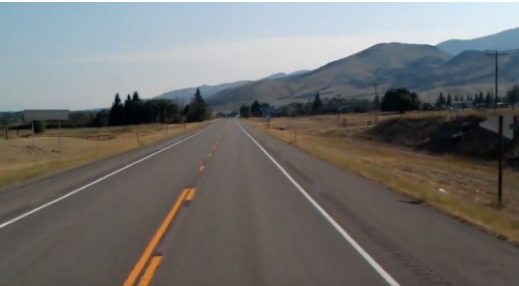
#> input picture asg1/images/lanes/lane1.png, 519 x 286 px; its folder holds only this picture in this run
$ jupyter execute --allow-errors lane_detection.ipynb
#> lines starting #> are read from the running program, lines starting #| are printed output that depends on the picture; after the words box and inside, x2 and y2 are one past the last pixel; in counts of white or black regions, pixels touching at a corner belong together
### asg1/utils.py
import matplotlib.pyplot as plt
import cv2 as cv


def show_image(image, title=None):
    plt.imshow(image, cmap="gray" if len(image.shape) == 2 else None)
    plt.axis("off")
    if title:
        plt.title(title)
    plt.show()


# [9 lines left out: function show_diff, not called in this run]


def read_image(path):
    img = cv.imread(path)
    return img


def BGR2RGB(image):
    return cv.cvtColor(image, cv.COLOR_BGR2RGB)

### asg1/lane_detection.ipynb
[cell 1]
import cv2 as cv
from utils import *
import os
import numpy as np

[cell 2]
def get_images(path):
    imgs = []
    files = os.listdir(path)
    for file in files:
        imgs.append(read_image(path + file))
#> in read_image, img is the input picture: shape (286, 519, 3); mean B, G, R 110.1, 111.7, 112.6
    return imgs

[cell 3]

path = 'images/lanes/'
images = get_images(path)
#> images = 1 item

[cell 4]
print('Number of images:', len(images))
#| Number of images: 1
img = images[0]
img = BGR2RGB(img)
show_image(img, 'Original Image')

[cell 5]
def median_smoothing(img, kernel_size):
    return cv.medianBlur(img, kernel_size)

[cell 6]
img = median_smoothing(img, 5)
#> in median_smoothing, `return cv.medianBlur(img, kernel_size)`:
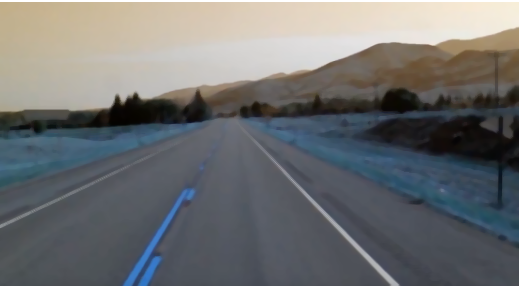
#> returned value: shape (286, 519, 3); mean of channels 0, 1, 2 112.5, 111.6, 110; drawn as B, G, R
show_image(img, 'Median Smoothing')

[cell 7]
def canny_edge_detection(img, low_threshold, high_threshold):
    return cv.Canny(img, low_threshold, high_threshold)

[cell 8]
edges = canny_edge_detection(img, 150, 200)
#> in canny_edge_detection, `return cv.Canny(img, low_threshold, high_threshold)`:
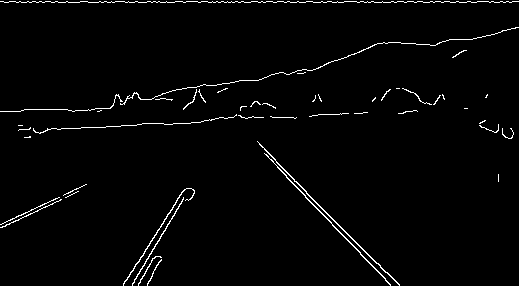
#> returned value: shape (286, 519); 2% white in thin lines or dots
show_image(edges, 'Canny Edge Detection')

[cell 9]
def region_of_interest(img, vertices):
    mask = np.zeros_like(img)

    if len(img.shape) > 2:
        channel_count = img.shape[2]
        ignore_mask_color = (255,) * channel_count
    else:
        ignore_mask_color = 255
    cv.fillPoly(mask, vertices, ignore_mask_color)
    masked_image = cv.bitwise_and(img, mask)
    return masked_image

[cell 10]
height, width = edges.shape
#> height = 286; width = 519
print('Height:', height, 'Width:', width)
#| Height: 286 Width: 519
vertices = np.array([[
        (0, height),
        (int(0.0 * width), int(0.5* height)),
        (int(0.6 * width), int(0.42 * height)),
        (int(0.8 * width), height)
    ]], dtype=np.int32)
mask = np.zeros_like(edges)
cv.fillPoly(mask, vertices, 255)
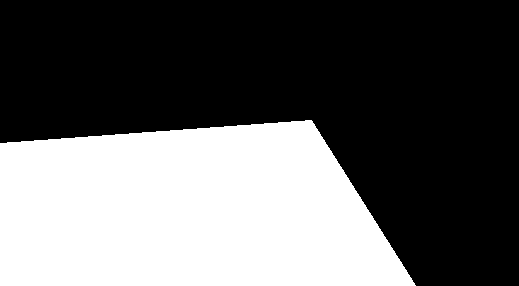
#> mask: shape (286, 519); 38.3% white; 1 white region, box (x1, y1, x2, y2) and area: (0, 120, 416, 286) 56836
show_image(mask, 'Mask')

[cell 11]
roi_edges = region_of_interest(edges, vertices)
#> in region_of_interest, `masked_image = cv.bitwise_and(img, mask)`:
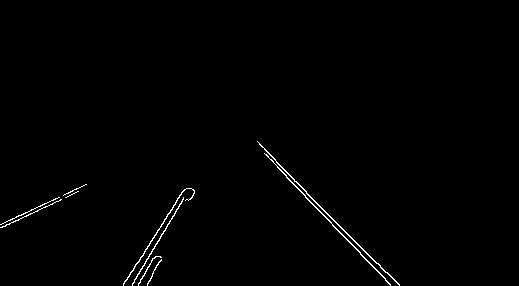
#> masked_image: shape (286, 519); 0.77% white in thin lines or dots, all inside (x1, y1, x2, y2) = (0, 141, 400, 286)
show_image(roi_edges, 'Region of Interest')

[cell 12]
def hough_transform(edge_img, p_bin=1, theta_bin=1):

    height, width = edge_img.shape
    thetas = np.deg2rad(np.arange(0, 180, theta_bin))
    diag_len = int(np.ceil(np.hypot(height, width)))
    ps = np.arange(-diag_len, diag_len, p_bin)
    accumulator = np.zeros((len(ps), len(thetas)), dtype=np.uint64)
    y_idxs, x_idxs = np.nonzero(edge_img)
    for i in range(len(x_idxs)):
        x = x_idxs[i]
        y = y_idxs[i]
        for t_idx, theta in enumerate(thetas):
            p = int(round(x * np.cos(theta) + y * np.sin(theta))) + diag_len
            accumulator[p, t_idx] += 1
    return accumulator, thetas, ps


accumulator, thetas, ps = hough_transform(roi_edges, p_bin=1, theta_bin=1)
#> in hough_transform, `y_idxs, x_idxs = np.nonzero(edge_img)`: y_idxs = 1143 values from 141 to 285; x_idxs = 1143 values, max 399 at index 1136, min 0 at index 593, mean 217.3
#> the loop in hough_transform, `for i in range(len(x_idxs)):` made 1143 passes
#> (x, y) on passes 1 to 3: (257, 141), (258, 142), (259, 143)
#> after the loop in hough_transform, `for i in range(len(x_idxs)):`:
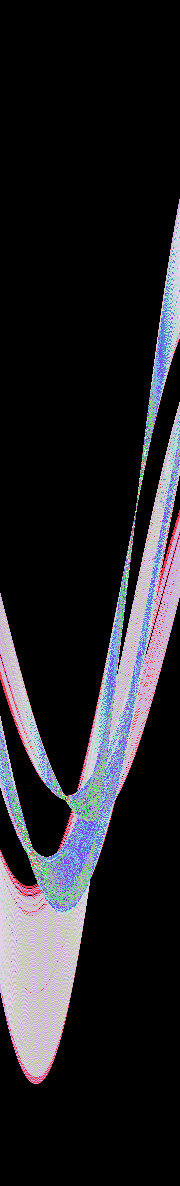
#> accumulator: shape (1186, 180) uint64; 78 distinct labels, from 0 to 186; one colour per label, 0 black
#> thetas = 180 values from 0 to 3.12; ps = 1186 values from -593 to 592
plt.figure(figsize=(10, 10))
plt.title("Hough Accumulator")
plt.xlabel("Theta (degrees)")
plt.ylabel("Rho (pixels)")
plt.imshow(accumulator, cmap="hot", aspect='auto',
            extent=[0, 180, ps[-1], ps[0]])
plt.show()

[cell 13]
def non_maximum_suppression(acc, neighborhood_size=3, threshold=10):
    suppressed = np.copy(acc)
    half_size = neighborhood_size // 2
    for i in range(half_size, acc.shape[0] - half_size):
        for j in range(half_size, acc.shape[1] - half_size):
            window = acc[i - half_size : i + half_size + 1,
                         j - half_size : j + half_size + 1]
            if acc[i, j] != np.max(window) or acc[i, j] < threshold:
                suppressed[i, j] = 0
    return suppressed

acc_nms = non_maximum_suppression(accumulator, neighborhood_size=10, threshold=50)
#> after the loop in non_maximum_suppression, `for i in range(half_size, acc.shape[0] - half_size):`:
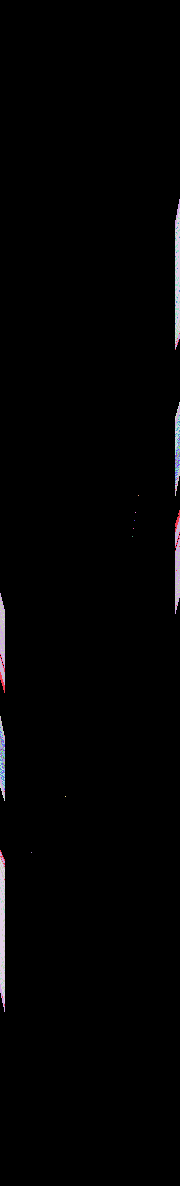
#> suppressed: shape (1186, 180) uint64; 22 distinct labels, from 0 to 186; one colour per label, 0 black

plt.figure(figsize=(10, 10))
plt.title("Hough Accumulator (After NMS)")
plt.xlabel("Theta (degrees)")
plt.ylabel("Rho (pixels)")
plt.imshow(acc_nms, cmap="hot", aspect='auto',
            extent=[0, 180, ps[-1], ps[0]])
plt.show()

[cell 14]
def hough_peaks(hough_acc, num_peaks, threshold=50, nhood_size=3):
    peaks = []
    acc = hough_acc.copy()
    for i in range(num_peaks):
        r, t = np.unravel_index(acc.argmax(), acc.shape)
        if acc[r, t] < threshold:
            break
        peaks.append((r, t))
        r1 = max(0, r - nhood_size)
        r2 = min(acc.shape[0], r + nhood_size + 1)
        t1 = max(0, t - nhood_size)
        t2 = min(acc.shape[1], t + nhood_size + 1)
        acc[r1:r2, t1:t2] = 0
    return peaks
peaks = hough_peaks(acc_nms, num_peaks=10, threshold=20, nhood_size=50)
#> the loop in hough_peaks, `for i in range(num_peaks):` made 4 passes
#> (r, t, r1, r2, t1, t2) on passes 1 to 3: (512, 135, 462, 563, 85, 180), (852, 31, 802, 903, 0, 82), (796, 65, 746, 847, 15, 116)
#> (r, t) on pass 4: (749, 1)
#> after the loop in hough_peaks, `for i in range(num_peaks):`:
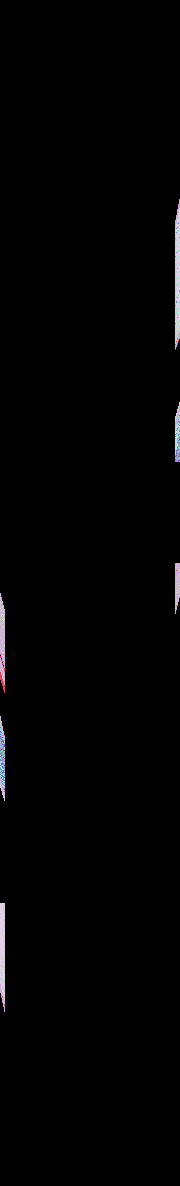
#> acc: shape (1186, 180) uint64; 15 distinct labels, from 0 to 14; one colour per label, 0 black
#> after the loop in hough_peaks, `for i in range(num_peaks):`: peaks = [(512, 135), (852, 31), (796, 65)]
#> peaks = [(512, 135), (852, 31), (796, 65)]

[cell 15]
def draw_hough_lines(img, lines, diag_len):
    img_out = np.zeros_like(img)
    for p_idx, theta in lines:
        p = p_idx - diag_len
        a = np.cos(theta)
        b = np.sin(theta)
        x0 = a * p
        y0 = b * p
        x1 = int(x0 - 1700 * (b))
        x2 = int(x0 + 1700 * (b))
        y1 = int(y0 + 1700 * (a))
        y2 = int(y0 - 1700 * (a))
        cv.line(img_out, (x1, y1), (x2, y2), (0, 255, 0), 2)
    return img_out
lines = [(p, np.deg2rad(t)) for p, t in peaks]
#> lines = [(512, 2.36), (852, 0.541), (796, 1.13)]
diag_len = int(np.ceil(np.hypot(img.shape[0], img.shape[1])))
#> diag_len = 593
hough_lines = draw_hough_lines(img, lines, diag_len)
#> the loop in draw_hough_lines, `for p_idx, theta in lines:` made 3 passes
#> (p_idx, theta, p, a, b, x0, y0, x1) on passes 1 to 3: (512, 2.36, -81, -0.707, 0.707, 57.28, -57.28, -1144), (852, 0.541, 259, 0.857, 0.515, 222, 133.4, -653), (796, 1.13, 203, 0.423, 0.906, 85.79, 184, -1454)
#> after the loop in draw_hough_lines, `for p_idx, theta in lines:`:
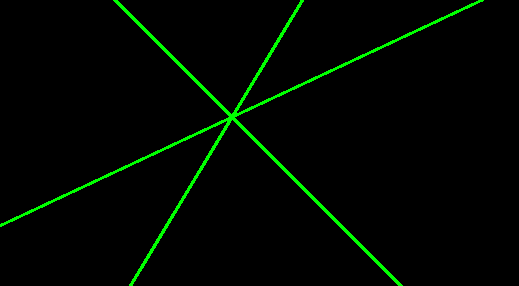
#> img_out: shape (286, 519, 3); mean of channels 0, 1, 2 0, 7, 0; drawn as B, G, R
show_image(hough_lines, 'Hough Lines')

[cell 16]
output_img = cv.bitwise_and(hough_lines, cv.cvtColor(mask, cv.COLOR_GRAY2BGR))
show_image(output_img, 'Output Image')

[cell 17]
image_with_lines = cv.addWeighted(img, 0.8, output_img, 1, 0)
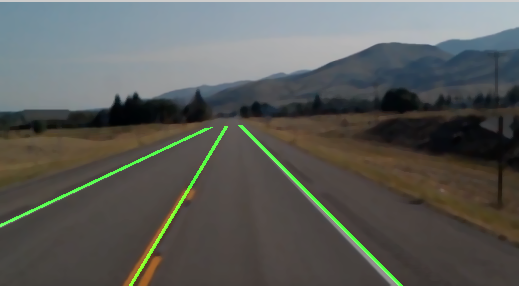
#> image_with_lines: shape (286, 519, 3); mean R, G, B 90, 91.7, 88
show_image(image_with_lines, 'Image with Lines')

$ run again, on asg1/images/lanes/lane2.jpg
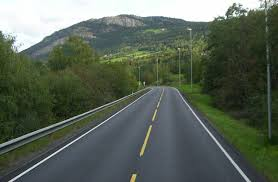
#> input picture asg1/images/lanes/lane2.jpg, 278 x 182 px
#> in read_image, img is the input picture: shape (182, 278, 3); mean B, G, R 87.2, 99.7, 89.4
#> images = 1 item
#| Number of images: 1
#| Height: 182 Width: 278
#> mask: shape (182, 278); 38.4% white; 1 white region, box (x1, y1, x2, y2) and area: (0, 76, 223, 182) 19417
#> masked_image: shape (182, 278); 1.1% white in thin lines or dots, all inside (x1, y1, x2, y2) = (0, 85, 173, 182)
#> y_idxs = 535 values from 85 to 181; x_idxs = 535 values, max 172 at index 24, min 0 at index 325, mean 73.07
#> the loop in hough_transform, `for i in range(len(x_idxs)):` made 535 passes
#> (x, y) on passes 1 to 3: (148, 85), (149, 85), (150, 85)
#> `accumulator, thetas, ps = hough_transform(roi_edges, p_bin=1, theta_bi..`: thetas = 180 values from 0 to 3.12; ps = 666 values from -333 to 332
#> after the loop in non_maximum_suppression, `for i in range(half_size, acc.shape[0] - half_size):`:
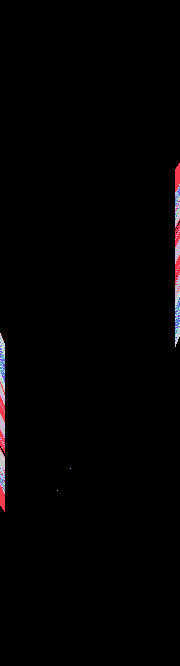
#> suppressed: shape (666, 180) uint64; 15 distinct labels, from 0 to 75; one colour per label, 0 black
#> the loop in hough_peaks, `for i in range(num_peaks):` made 2 passes
#> (r, t, r1, r2, t1, t2) on pass 1: (490, 57, 440, 541, 7, 108)
#> after the loop in hough_peaks, `for i in range(num_peaks):`: peaks = [(490, 57)]
#> lines = [(490, 0.995)]
#> the loop in draw_hough_lines, `for p_idx, theta in lines:` made 1 pass
#> (p_idx, theta, p, a, b, x0, y0, x1) on pass 1: (490, 0.995, 157, 0.545, 0.839, 85.51, 131.7, -1340)
#> `image_with_lines = cv.addWeighted(img, 0.8, output_img, 1, 0)`:
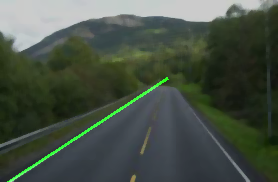
#> image_with_lines: shape (182, 278, 3); mean R, G, B 70.6, 80.8, 68.9

$ run again, on asg1/images/lanes/lane3.jpg
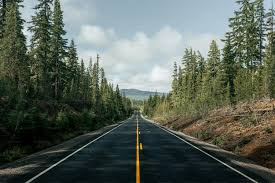
#> input picture asg1/images/lanes/lane3.jpg, 275 x 183 px
#> in read_image, img is the input picture: shape (183, 275, 3); mean B, G, R 89.7, 99.3, 89.9
#> images = 1 item
#| Number of images: 1
#| Height: 183 Width: 275
#> mask: shape (183, 275); 38.7% white; 1 white region, box (x1, y1, x2, y2) and area: (0, 76, 221, 183) 19459
#> masked_image: shape (183, 275); 1.2% white in thin lines or dots, all inside (x1, y1, x2, y2) = (0, 81, 201, 183)
#> y_idxs = 610 values from 81 to 182; x_idxs = 610 values, max 200 at index 366, min 0 at index 489, mean 115.1
#> the loop in hough_transform, `for i in range(len(x_idxs)):` made 610 passes
#> (x, y) on passes 1 to 3: (107, 81), (97, 82), (101, 82)
#> `accumulator, thetas, ps = hough_transform(roi_edges, p_bin=1, theta_bi..`: thetas = 180 values from 0 to 3.12; ps = 662 values from -331 to 330
#> the loop in hough_peaks, `for i in range(num_peaks):` made 4 passes
#> (r, t, r1, r2, t1, t2) on passes 1 to 3: (498, 58, 448, 549, 8, 109), (470, 0, 420, 521, 0, 51), (195, 179, 145, 246, 129, 180)
#> after the loop in hough_peaks, `for i in range(num_peaks):`:
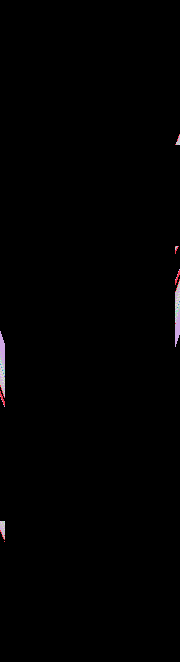
#> acc: shape (662, 180) uint64; 8 distinct labels, from 0 to 7; one colour per label, 0 black
#> after the loop in hough_peaks, `for i in range(num_peaks):`: peaks = [(498, 58), (470, 0), (195, 179)]
#> lines = [(498, 1.01), (470, 0), (195, 3.12)]
#> the loop in draw_hough_lines, `for p_idx, theta in lines:` made 3 passes
#> (p_idx, theta, p, a, b, x0, y0, x1) on passes 1 to 3: (498, 1.01, 167, 0.53, 0.848, 88.5, 141.6, -1353), (470, 0, 139, 1, 0, 139, 0, 139), (195, 3.12, -136, -1, 0.0175, 136, -2.37, 106)
#> `image_with_lines = cv.addWeighted(img, 0.8, output_img, 1, 0)`:
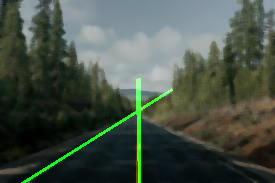
#> image_with_lines: shape (183, 275, 3); mean R, G, B 71, 82.1, 70.9
